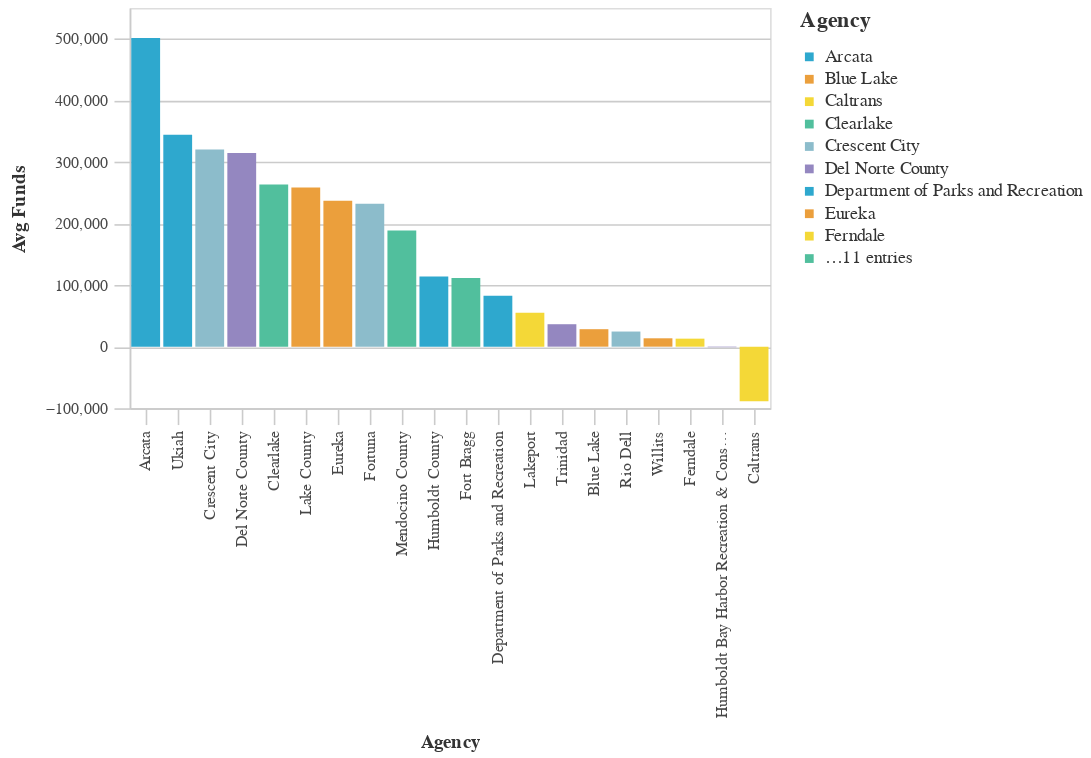

Source (notebook cell):
### Markdown cell above
### Lowest Average Total Funds by Agency ($2021)

### Code cell
#Bar chart Bottom Average Total Requested Funds by Agency
avg_funds_bottom = (df>>group_by(_.primary_agency_name)>>summarize(avg_funds=_.adjusted_total_requested.mean())>>arrange(-_.avg_funds)).tail(50)

chart5=( _dla_utils.basic_bar_chart_no_save((avg_funds_bottom.tail(40)), 'primary_agency_name','avg_funds', 'primary_agency_name', district))
    
display(chart5)

### Figure 1 — Vega-Lite specification as saved in the notebook (floating-point values rounded to 4 significant figures)
{"config": {"view": {"continuousWidth": 400, "continuousHeight": 300}, "axis": {"domainColor": "#cbcbcb", "grid": true, "gridColor": "#cbcbcb", "gridWidth": 1, "labelColor": "#474747", "labelFont": "Nunito Sans", "labelFontSize": 10, "labelPadding": 4, "tickColor": "#cbcbcb", "tickSize": 10, "titleColor": "#333", "titleFont": "Raleway", "titleFontSize": 12, "titlePadding": 10}, "axisBand": {"grid": false}, "background": "white", "font": "Raleway", "header": {"labelFont": "Nunito Sans", "titleFont": "Raleway"}, "legend": {"labelColor": "#333", "labelFont": "Nunito Sans", "labelFontSize": 11, "labelLimit": 0, "padding": 1, "symbolSize": 30, "symbolType": "square", "titleColor": "#333", "titleFont": "Raleway", "titleFontSize": 14, "titlePadding": 10}, "title": {"anchor": "middle", "font": "Raleway", "fontSize": 18, "fontWeight": 300, "offset": 20}}, "data": {"name": "data-01ef2ec9a056bff735344da295611534"}, "mark": "bar", "encoding": {"color": {"field": "primary_agency_name", "legend": {"symbolLimit": 10, "title": "Agency"}, "scale": {"range": ["#2EA8CE", "#EB9F3C", "#F4D837", "#51BF9D", "#8CBCCB", "#9487C0"]}, "type": "nominal"}, "tooltip": [{"field": "primary_agency_name", "type": "nominal"}, {"field": "avg_funds", "type": "quantitative"}], "x": {"field": "primary_agency_name", "sort": "-y", "title": "Agency", "type": "nominal"}, "y": {"field": "avg_funds", "title": "Avg Funds", "type": "quantitative"}}, "height": 250, "width": 400, "$schema": "https://vega.github.io/schema/vega-lite/v4.17.0.json", "datasets": {"data-01ef2ec9a056bff735344da295611534": [{"primary_agency_name": "Arcata", "avg_funds": 501400.0}, {"primary_agency_name": "Ukiah", "avg_funds": 344000.0}, {"primary_agency_name": "Crescent City", "avg_funds": 320300.0}, {"primary_agency_name": "Del Norte County", "avg_funds": 314500.0}, {"primary_agency_name": "Clearlake", "avg_funds": 263500.0}, {"primary_agency_name": "Lake County", "avg_funds": 258400.0}, {"primary_agency_name": "Eureka", "avg_funds": 236800.0}, {"primary_agency_name": "Fortuna", "avg_funds": 231900.0}, {"primary_agency_name": "Mendocino County", "avg_funds": 188600.0}, {"primary_agency_name": "Humboldt County", "avg_funds": 113900.0}, {"primary_agency_name": "Fort Bragg", "avg_funds": 111400.0}, {"primary_agency_name": "Department of Parks and Recreation", "avg_funds": 82890.0}, {"primary_agency_name": "Lakeport", "avg_funds": 54940.0}, {"primary_agency_name": "Trinidad", "avg_funds": 36470.0}, {"primary_agency_name": "Blue Lake", "avg_funds": 28390.0}, {"primary_agency_name": "Rio Dell", "avg_funds": 24580.0}, {"primary_agency_name": "Willits", "avg_funds": 13610.0}, {"primary_agency_name": "Ferndale", "avg_funds": 13030.0}, {"primary_agency_name": "Humboldt Bay Harbor Recreation & Conservation District", "avg_funds": -880.2}, {"primary_agency_name": "Caltrans", "avg_funds": -88590.0}]}}
